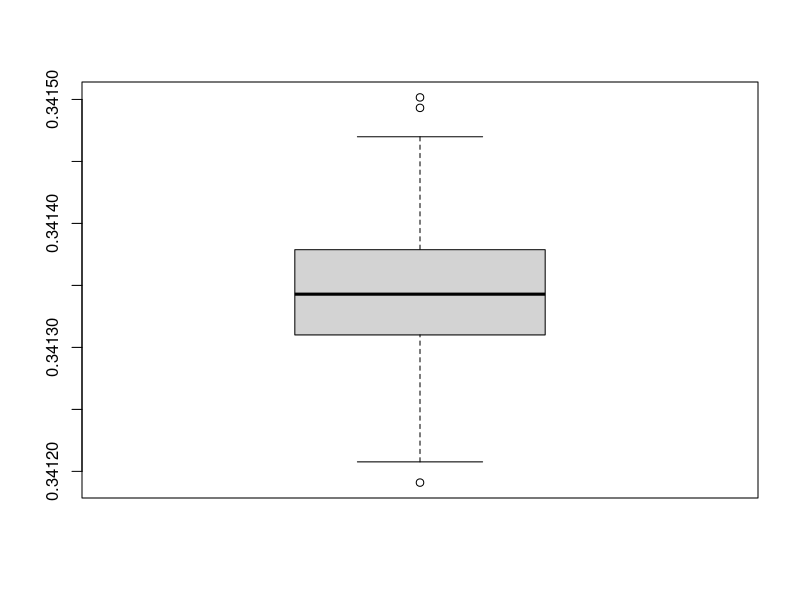
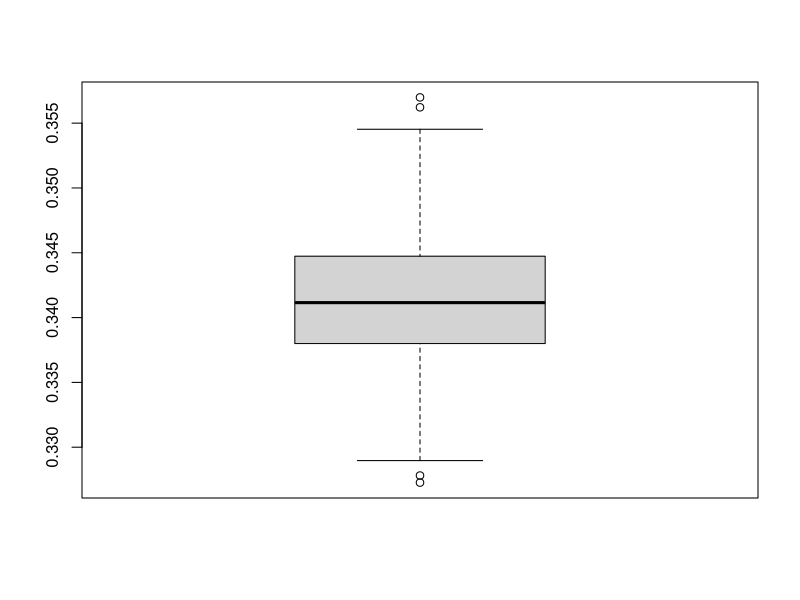

Write the R code that produced these figures, in order.
###TRUE###
integrand<-function(x){exp(-x^2/2)/sqrt(2*pi)}
integrate(integrand,0,1)

####LHS inte###
inte1<-matrix(0,1000,1)
for (i in 1:1000) {
  LHD<-matrix(sample(1:100, 100))
  U<-matrix(runif(100,0,1),100,1)
  LHS<-(LHD-U)/100
  y<-exp(-LHS^2/2)/sqrt(2*pi)
  inte1[i,]<-mean(y)
}
win.graph(width=4.875,height=3,pointsize=8)
boxplot(inte1)

###uniform inte###
inte2<-matrix(0, nrow = 1000, ncol = 1) 
for (i in 1:1000) {
  x<-runif(100,0,1)
  y<-exp(-x^2/2)/sqrt(2*pi)
  inte2[i,]<-mean(y)
}
win.graph(width=4.875,height=3,pointsize=8)
boxplot(inte2) 
  


